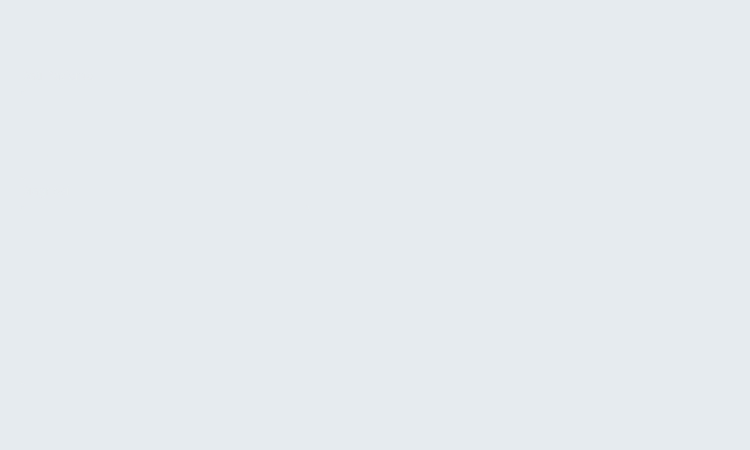
<?xml version="1.0" encoding="UTF-8"?>
<ui version="4.0">
 <class>ProntoSoccorso</class>
 <widget class="QWidget" name="ProntoSoccorso">
  <property name="geometry">
   <rect>
    <x>0</x>
    <y>0</y>
    <width>750</width>
    <height>450</height>
   </rect>
  </property>
  <property name="minimumSize">
   <size>
    <width>750</width>
    <height>450</height>
   </size>
  </property>
  <property name="maximumSize">
   <size>
    <width>750</width>
    <height>450</height>
   </size>
  </property>
  <property name="windowTitle">
   <string>Form</string>
  </property>
  <property name="styleSheet">
   <string notr="true">background-color: rgb(230, 235, 239);</string>
  </property>
  <widget class="QLabel" name="InformazioniProfilo">
   <property name="geometry">
    <rect>
     <x>10</x>
     <y>5</y>
     <width>581</width>
     <height>40</height>
    </rect>
   </property>
   <property name="font">
    <font>
     <family>Montserrat SemiBold</family>
     <pointsize>20</pointsize>
     <weight>50</weight>
     <bold>false</bold>
    </font>
   </property>
   <property name="styleSheet">
    <string notr="true">background-color: rgba(230, 235, 239,0);
color: rgb(230, 235, 239);</string>
   </property>
   <property name="text">
    <string>Info ricovero paziente</string>
   </property>
   <property name="wordWrap">
    <bool>false</bool>
   </property>
  </widget>
  <widget class="QLabel" name="Sheda">
   <property name="geometry">
    <rect>
     <x>20</x>
     <y>90</y>
     <width>290</width>
     <height>90</height>
    </rect>
   </property>
   <property name="styleSheet">
    <string notr="true">background-color: rgba(230, 235, 239,0);
border: 1px solid rgba(230, 235, 239,0.6);
border-radius: 5px;
</string>
   </property>
   <property name="text">
    <string/>
   </property>
  </widget>
  <widget class="QLabel" name="label_3">
   <property name="geometry">
    <rect>
     <x>30</x>
     <y>140</y>
     <width>110</width>
     <height>30</height>
    </rect>
   </property>
   <property name="font">
    <font>
     <family>Montserrat Medium</family>
     <pointsize>10</pointsize>
    </font>
   </property>
   <property name="styleSheet">
    <string notr="true">background-color: rgba(0, 57, 97,0);
color: rgb(230, 235, 239);

border-radius: 6px;
   

</string>
   </property>
   <property name="text">
    <string>Data ricovero:</string>
   </property>
  </widget>
  <widget class="QLabel" name="Back">
   <property name="geometry">
    <rect>
     <x>0</x>
     <y>0</y>
     <width>750</width>
     <height>450</height>
    </rect>
   </property>
   <property name="font">
    <font>
     <family>Montserrat Medium</family>
     <pointsize>12</pointsize>
    </font>
   </property>
   <property name="text">
    <string/>
   </property>
   <property name="pixmap">
    <pixmap>E:/UI UFFICIALI/MATERIALE/Back.png</pixmap>
   </property>
   <property name="scaledContents">
    <bool>true</bool>
   </property>
  </widget>
  <widget class="QLabel" name="LogoRicovero">
   <property name="geometry">
    <rect>
     <x>440</x>
     <y>135</y>
     <width>190</width>
     <height>190</height>
    </rect>
   </property>
   <property name="styleSheet">
    <string notr="true">background-color: rgba(230, 235, 239,0);</string>
   </property>
   <property name="text">
    <string/>
   </property>
   <property name="pixmap">
    <pixmap>LogoRicoveri.png</pixmap>
   </property>
   <property name="scaledContents">
    <bool>true</bool>
   </property>
   <property name="wordWrap">
    <bool>false</bool>
   </property>
  </widget>
  <widget class="QLabel" name="label_2">
   <property name="geometry">
    <rect>
     <x>20</x>
     <y>180</y>
     <width>290</width>
     <height>20</height>
    </rect>
   </property>
   <property name="font">
    <font>
     <family>Montserrat SemiBold</family>
     <pointsize>9</pointsize>
    </font>
   </property>
   <property name="styleSheet">
    <string notr="true">color: rgba(230, 235, 239,0.6);
background-color: rgba(0, 57, 97,0);</string>
   </property>
   <property name="text">
    <string>Diagnosi</string>
   </property>
  </widget>
  <widget class="QLabel" name="label_4">
   <property name="geometry">
    <rect>
     <x>20</x>
     <y>65</y>
     <width>290</width>
     <height>20</height>
    </rect>
   </property>
   <property name="font">
    <font>
     <family>Montserrat SemiBold</family>
     <pointsize>9</pointsize>
    </font>
   </property>
   <property name="styleSheet">
    <string notr="true">color: rgba(230, 235, 239,0.6);
background-color: rgba(0, 57, 97,0);</string>
   </property>
   <property name="text">
    <string>Dati Paziente</string>
   </property>
  </widget>
  <widget class="QLabel" name="Diagnosi">
   <property name="geometry">
    <rect>
     <x>20</x>
     <y>205</y>
     <width>290</width>
     <height>180</height>
    </rect>
   </property>
   <property name="font">
    <font>
     <family>Montserrat Medium</family>
     <pointsize>10</pointsize>
    </font>
   </property>
   <property name="styleSheet">
    <string notr="true">background-color: rgba(230, 235, 239,0);
border: 1px solid rgba(230, 235, 239,0.6);
border-radius: 5px;
color: rgb(230, 235, 239);


</string>
   </property>
   <property name="text">
    <string/>
   </property>
  </widget>
  <widget class="QLabel" name="Nome">
   <property name="geometry">
    <rect>
     <x>30</x>
     <y>100</y>
     <width>130</width>
     <height>30</height>
    </rect>
   </property>
   <property name="font">
    <font>
     <family>Montserrat Medium</family>
     <pointsize>10</pointsize>
    </font>
   </property>
   <property name="styleSheet">
    <string notr="true">background-color: rgba(0, 57, 97,0);
color: rgb(230, 235, 239);

border-radius: 6px;
   

</string>
   </property>
   <property name="text">
    <string/>
   </property>
  </widget>
  <widget class="QLabel" name="Cognome">
   <property name="geometry">
    <rect>
     <x>170</x>
     <y>100</y>
     <width>130</width>
     <height>30</height>
    </rect>
   </property>
   <property name="font">
    <font>
     <family>Montserrat Medium</family>
     <pointsize>10</pointsize>
    </font>
   </property>
   <property name="styleSheet">
    <string notr="true">background-color: rgba(0, 57, 97,0);
color: rgb(230, 235, 239);

border-radius: 6px;
   

</string>
   </property>
   <property name="text">
    <string/>
   </property>
  </widget>
  <widget class="QLineEdit" name="DataRicovero">
   <property name="geometry">
    <rect>
     <x>170</x>
     <y>140</y>
     <width>130</width>
     <height>30</height>
    </rect>
   </property>
   <property name="styleSheet">
    <string notr="true">background-color: rgba(0, 57, 97,0);
color: rgb(230, 235, 239);

border-radius: 6px;
   

</string>
   </property>
   <property name="maxLength">
    <number>16</number>
   </property>
   <property name="frame">
    <bool>true</bool>
   </property>
   <property name="readOnly">
    <bool>true</bool>
   </property>
  </widget>
  <zorder>Back</zorder>
  <zorder>Sheda</zorder>
  <zorder>InformazioniProfilo</zorder>
  <zorder>label_3</zorder>
  <zorder>LogoRicovero</zorder>
  <zorder>label_2</zorder>
  <zorder>label_4</zorder>
  <zorder>Diagnosi</zorder>
  <zorder>Nome</zorder>
  <zorder>Cognome</zorder>
  <zorder>DataRicovero</zorder>
 </widget>
 <resources>
  <include location="E:/asa.qrc"/>
 </resources>
 <connections/>
</ui>
